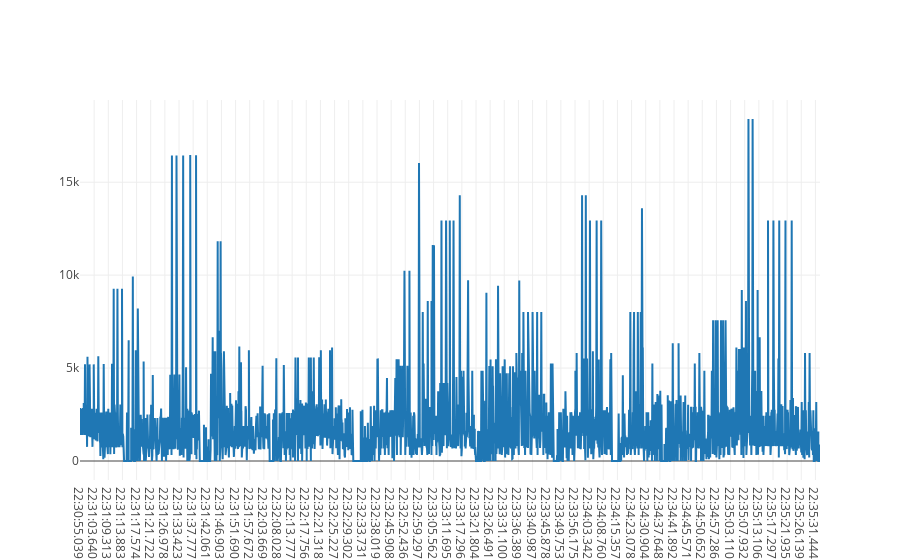

This figure's notebook cell:
### Code cell
trace = go.Scatter(
    x = Raid_spell_HoTs['Time'],
    y = Raid_spell_HoTs['spell_damage'],
    name = 'Raid Spell HoTs'
)

data = [trace]

iplot(data, filename='hot-line')

### Figure 1 — Plotly figure (JSON) as saved in the notebook; plotly's stock layout.template omitted (floating-point values rounded to 4 significant figures; data arrays with more than 128 entries replaced by an {"elided": "..."} marker saying what was removed)
{"data": [{"name": "Raid Spell HoTs", "type": "scatter", "uid": "062d814a-f68a-11e8-a2c6-086266568bd8", "x": {"elided": "3565 str values"}, "y": {"elided": "3565 int values"}}], "layout": {}}
